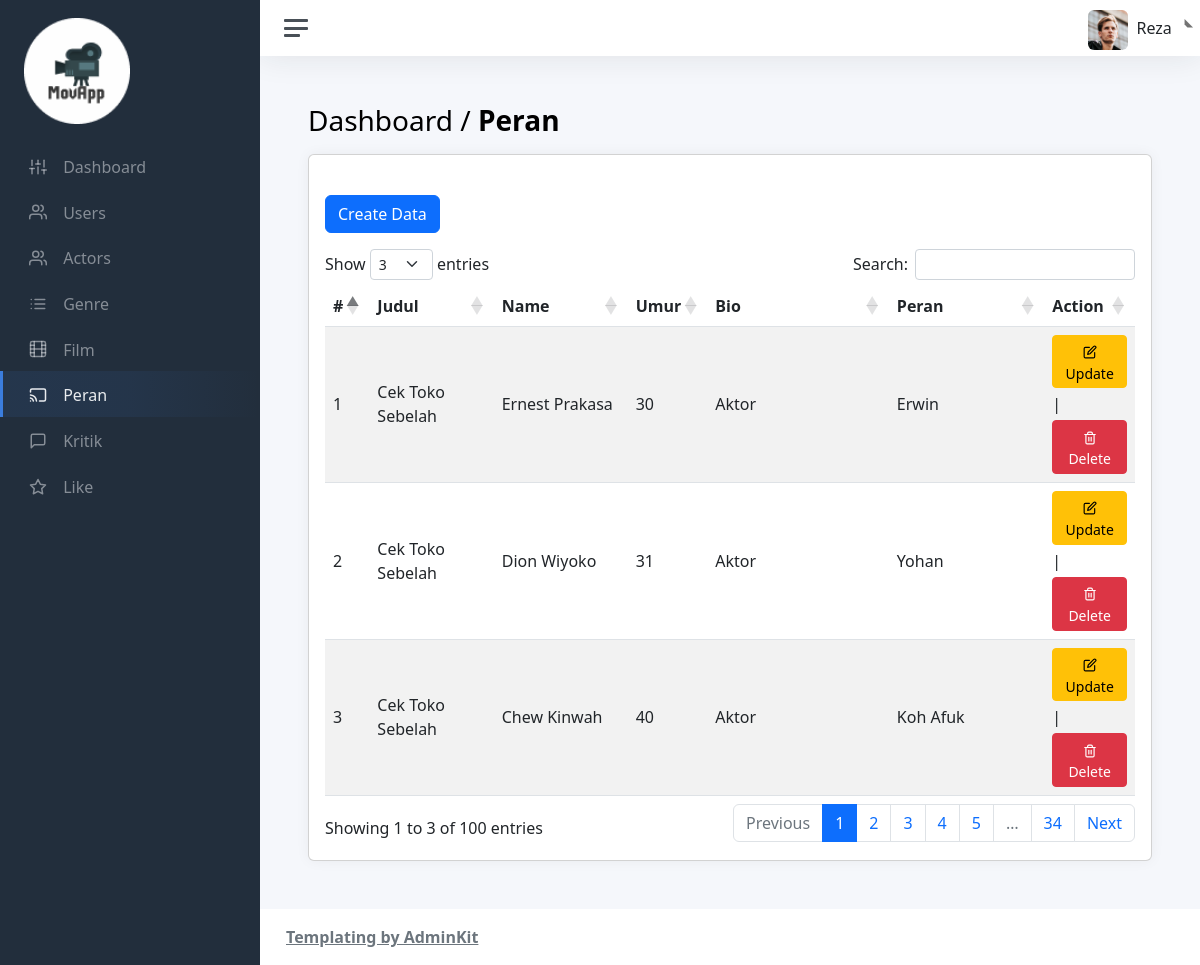
The page /admin/views/peran/peran.php (signed in) on the database its author committed.
### tables this page shows
CREATE TABLE `peran` (
  `id` int(11) NOT NULL,
  `film_id` int(11) NOT NULL,
  `cast_id` int(11) NOT NULL,
  `peran` varchar(65) NOT NULL
);

CREATE TABLE `film` (
  `id` int(11) NOT NULL,
  `poster` varchar(60) DEFAULT NULL,
  `judul` varchar(65) NOT NULL,
  `genre_id` int(11) NOT NULL,
  `trailer` varchar(255) NOT NULL,
  `ringkasan` text NOT NULL,
  `tahun` int(11) NOT NULL
);

CREATE TABLE `cast` (
  `id` int(11) NOT NULL,
  `nama` varchar(65) NOT NULL,
  `umur` int(11) NOT NULL,
  `bio` varchar(255) DEFAULT NULL
);

### admin/views/peran/peran.php (the view, shortened to what this page needs)
<!DOCTYPE html>
<html lang="en">
    <head>
        <?php include "../layouts/assetsLink.php"; ?>
    </head>
    <body>
        <div class="wrapper">
            <nav id="sidebar" class="sidebar js-sidebar">
                <div class="sidebar-content js-simplebar">
                    <a class="sidebar-brand" href="../../index.php">
                        <img src="../../../assets/img/icons/logo-1.png" alt="logo" width="50%"
                            style="text-align: center;">
                    </a>
                    <ul class="sidebar-nav">
                        <li class="sidebar-item">
                            <a class="sidebar-link" href="../../index.php">
                                <i class="align-middle" data-feather="sliders"></i>
                                <span class="align-middle">Dashboard</span>
                            </a>
                        </li>
                        <li class="sidebar-item">
                            <a class="sidebar-link" href="../user/user.php">
                                <i class="align-middle" data-feather="users"></i>
                                <span class="align-middle">Users</span>
                            </a>
                        </li>
                        <li class="sidebar-item">
                            <a class="sidebar-link" href="../actor/actor.php">
                                <i class="align-middle" data-feather="users"></i>
                                <span class="align-middle">Actors</span>
                            </a>
                        </li>
                        <li class="sidebar-item">
                            <a class="sidebar-link" href="../genre/genre.php">
                                <i class="align-middle" data-feather="list"></i>
                                <span class="align-middle">Genre</span>
                            </a>
                        </li>
                        <li class="sidebar-item">
                            <a class="sidebar-link" href="../film/film.php">
                                <i class="align-middle" data-feather="film"></i>
                                <span class="align-middle">Film</span>
                            </a>
                        </li>
                        <li class="sidebar-item active">
                            <a class="sidebar-link" href="peran.php">
                                <i class="align-middle" data-feather="cast"></i>
                                <span class="align-middle">Peran</span>
                            </a>
                        </li>
                        <li class="sidebar-item">
                            <a class="sidebar-link" href="../kritik/kritik.php">
                                <i class="align-middle" data-feather="message-square"></i>
                                <span class="align-middle">Kritik</span>
                            </a>
                        </li>
                        <li class="sidebar-item">
                            <a class="sidebar-link" href="../like/like.php">
                                <i class="align-middle" data-feather="star"></i>
                                <span class="align-middle">Like</span>
                            </a>
                        </li>
                    </ul>
                </div>
            </nav>
            <div class="main">
                <?php include_once ("../layouts/navbar.php"); ?>
                <main class="content">
                    <div class="container-fluid p-0">
                        <h1 class="h3 mb-3">Dashboard / <strong>Peran</strong></h1>
                        <div class="col-sm-12">
                            <div class="card">
                                <div class="card-body">
                                    <?php
                                        include "../../../database/db.php";
                                        $query = $conn->query("SELECT peran.id, film.judul, cast.nama, cast.umur, cast.bio, peran.peran FROM `cast` JOIN peran ON cast.id = peran.cast_id JOIN film ON film.id = peran.film_id;");
                                    ?>
                                    <a class="btn btn-primary btn-md mt-4 mb-3"
                                        href="./create-pr.php"
                                        role="button">
                                        Create Data
                                    </a>
                                    <table id="example" class="table table-striped"
                                        style="width:100%">
                                        <thead>
                                            <tr>
                                                <th scope="col">#</th>
                                                <th scope="col">Judul</th>
                                                <th scope="col">Name</th>
                                                <th scope="col">Umur</th>
                                                <th scope="col">Bio</th>
                                                <th scope="col">Peran</th>
                                                <th scope="col">Action</th>
                                            </tr>
                                        </thead>
                                        <tbody>
                                            <?php
                                                if(mysqli_num_rows($query)>0){
                                                    $no = 1;
                                                    while ($data = mysqli_fetch_array($query)) {
                                            ?>
                                            <tr>
                                                <td><?php echo $no; ?></td>
                                                <td><?php echo $data["judul"]; ?></td>
                                                <td><?php echo $data["nama"]; ?></td>
                                                <td><?php echo $data["umur"]; ?></td>
                                                <td><?php echo $data["bio"]; ?></td>
                                                <td><?php echo $data["peran"]; ?></td>
                                                <td>
                                                    <a class="btn btn-warning btn-sm mb-1"
                                                        href="edit-pr.php?id=<?php echo $data["id"]; ?>">
                                                        <i class="align-middle" data-feather="edit"></i>
                                                        <span class="align-middle">Update</span>
                                                    </a>
                                                    |
                                                    <a class="btn btn-danger btn-sm mt-1"
                                                        href="../../../controllers/peran/delete-pr.php?id=<?php echo $data["id"]; ?>"
                                                        onclick="alert('Anda yakin ingin menghapus data ini?')">
                                                        <i class="align-middle" data-feather="trash-2"></i>
                                                        <span class="align-middle">Delete</span>
                                                    </a>
                                                </td>
                                            </tr>
                                            <?php
                                                        $no++;
                                                    }
                                                }
                                            ?>
                                        </tbody>
                                    </table>
                                </div>
                            </div>
                        </div>
                    </div>
                </main>
                <?php include_once ("../layouts/footer.php"); ?>
            </div>
        </div>
    </body>
</html>

### rows shown on the page
peran: film.judul "Cek Toko Sebelah", cast.nama "Ernest Prakasa", cast.umur "30", cast.bio "Aktor", peran "Erwin"
peran: film.judul "Cek Toko Sebelah", cast.nama "Dion Wiyoko", cast.umur "31", cast.bio "Aktor", peran "Yohan"
peran: film.judul "Cek Toko Sebelah", cast.nama "Chew Kinwah", cast.umur "40", cast.bio "Aktor", peran "Koh Afuk"

### other values the page prints
$nameuser "Reza"
